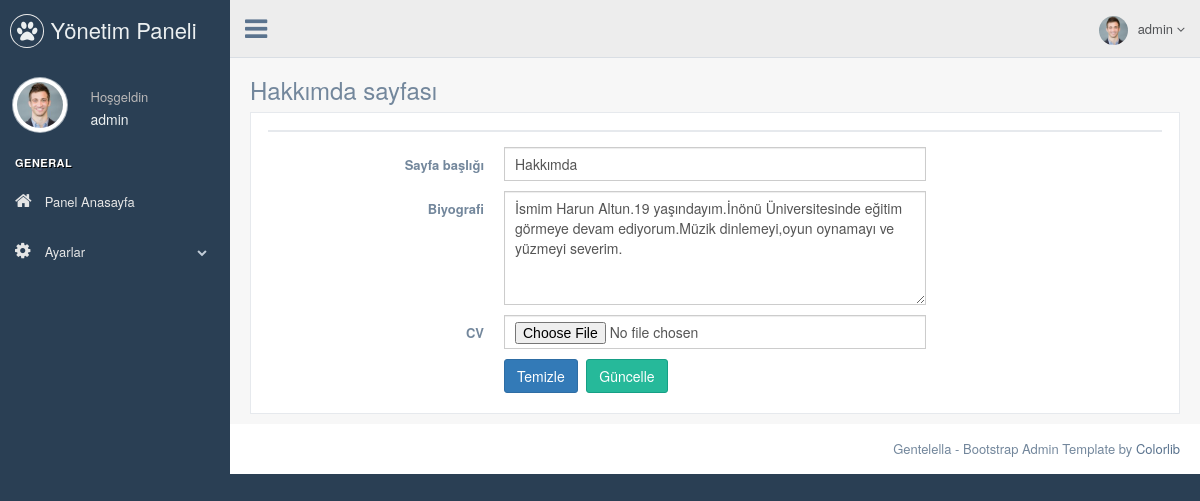
The page /pp/nedmin/about_us.php (signed in) on the database its author committed.
### tables this page shows
CREATE TABLE `user` (
  `user_id` int(11) NOT NULL,
  `user_name` varchar(50) NOT NULL,
  `email` varchar(50) NOT NULL,
  `password` varchar(50) NOT NULL
);

CREATE TABLE `about_me` (
  `about_id` int(11) NOT NULL,
  `about_title` varchar(50) NOT NULL,
  `content` varchar(250) NOT NULL,
  `cv` varchar(250) NOT NULL
);

### pp/nedmin/about_us.php (the view, shortened to what this page needs)
<?php
include "header.php";
$check_about = $db->prepare("SELECT * FROM about_me");
$check_about->execute();
$control_about = $check_about->rowCount();
$fetch_about = $db->prepare("SELECT * FROM about_me WHERE about_id=1");
$fetch_about->execute();
$fetch = $fetch_about->fetch(PDO::FETCH_ASSOC);
?>
<div class="right_col" role="main">
  <div class="">
    <div class="page-title">
      <div class="title_left">
        <h3>Hakkımda sayfası</h3>
      </div>
    </div>
    <div class="clearfix"></div>
    <div class="row">
      <div class="col-md-12 col-sm-12 col-xs-12">
        <div class="x_panel">
          <div class="x_title">
          </div>
          <div class="x_content">
            <form class="form-horizontal form-label-left" action="process.php" method="POST">
              <div class="item form-group">
                <label class="control-label col-md-3 col-sm-3 col-xs-12" for="name">Sayfa başlığı
                </label>
                <div class="col-md-6 col-sm-6 col-xs-12">
                  <input class="form-control col-md-7 col-xs-12" name="about_title" value="<?php echo $fetch['about_title'] ?>"  required="required" type="text">
                </div>
              </div>
              <div class="item form-group">
                <label class="control-label col-md-3 col-sm-3 col-xs-12" for="name">Biyografi
                </label>
                <div class="col-md-6 col-sm-6 col-xs-12">
                  <textarea id="textarea"  name="content"<?php echo $fetch['content'] ?>  required="required" class="form-control col-md-7 col-xs-12" rows="5"><?php echo $fetch['content'] ?></textarea>
                </div>
              </div>
              <div class="item form-group">
                <label class="control-label col-md-3 col-sm-3 col-xs-12" for="email">CV
                </label>
                <div class="col-md-6 col-sm-6 col-xs-12">
                  <input type="file" name="cv" required="required" class="form-control col-md-7 col-xs-12">
                </div>
              </div>
              <div class="form-group">
                <div class="col-md-6 col-md-offset-3">
                  <button type="submit" class="btn btn-primary">Temizle</button>
                  <?php
                  if ($control_about == 1) { ?>
                    <button type="submit" class="btn btn-success" name="update_about">Güncelle</button>
                  <?php } else { ?>
                    <button type="submit" class="btn btn-warning" name="insert_about">Ekle</button>
                  <?php } ?>
                </div>
              </div>
            </form>
          </div>
        </div>
      </div>
    </div>
  </div>
</div>
</div>
<?php
include "footer.php";
?>

### pp/nedmin/header.php (shortened to what this page needs)
<?php
include 'connect.php';
$user_name = $_SESSION['user_name'];
$query = $db->prepare("SELECT * FROM user WHERE user_name='$user_name'");
$query->execute();
$fetch = $query->fetch();
?>
<!DOCTYPE html>
<html lang="en">
  <head>
    <link href="./vendors/bootstrap/dist/css/bootstrap.min.css" rel="stylesheet">
    <link href="./vendors/font-awesome/css/font-awesome.min.css" rel="stylesheet">
    <link href="./vendors/nprogress/nprogress.css" rel="stylesheet">
    <link href="./vendors/iCheck/skins/flat/green.css" rel="stylesheet">
    <link href="./vendors/bootstrap-progressbar/css/bootstrap-progressbar-3.3.4.min.css" rel="stylesheet">
    <link href="./vendors/jqvmap/dist/jqvmap.min.css" rel="stylesheet"/>
    <link href="./vendors/bootstrap-daterangepicker/daterangepicker.css" rel="stylesheet">
    <link href="./build/css/custom.min.css" rel="stylesheet">
  </head>
  <body class="nav-md">
    <div class="container body">
      <div class="main_container">
        <div class="col-md-3 left_col">
          <div class="left_col scroll-view">
            <div class="navbar nav_title" style="border: 0;">
              <a href="index.html" class="site_title"><i class="fa fa-paw"></i> <span>Yönetim Paneli</span></a>
            </div>
            <div class="profile clearfix">
              <div class="profile_pic">
                <img src="images/img.jpg" alt="..." class="img-circle profile_img">
              </div>
              <div class="profile_info">
                <span>Hoşgeldin</span>
                <h2><?php echo $fetch['user_name']; ?></h2>
              </div>
            </div>
            <br />
            <div id="sidebar-menu" class="main_menu_side hidden-print main_menu">
              <div class="menu_section">
                <h3>General</h3>
                <ul class="nav side-menu">
                  <li><a href="index.php" ><i class="fa fa-home"></i> Panel Anasayfa</a>
                  </li>
                  <li><a><i class="fa fa-cog"></i> Ayarlar <span class="fa fa-chevron-down"></span></a>
                  </li>
                </ul>
              </div>
            </div>
          </div>
        </div>
        <div class="top_nav">
          <div class="nav_menu">
            <nav>
              <div class="nav toggle">
                <a id="menu_toggle"><i class="fa fa-bars"></i></a>
              </div>
              <ul class="nav navbar-nav navbar-right">
                <li class="">
                  <a href="javascript:;" class="user-profile dropdown-toggle" data-toggle="dropdown" aria-expanded="false">
                    <img src="images/img.jpg" alt=""><?php echo $fetch['user_name']; ?>
                    <span class=" fa fa-angle-down"></span>
                  </a>
                </li>
              </ul>
            </nav>
          </div>
        </div>

### rows shown on the page
user: user_name "admin"
about_me: about_title "Hakkımda", content "İsmim Harun Altun.19 yaşındayım.İnönü Üniversitesinde eğitim görmeye devam ediyorum.Müzik dinlemeyi,oyun oynamayı ve yüzmeyi severim."
